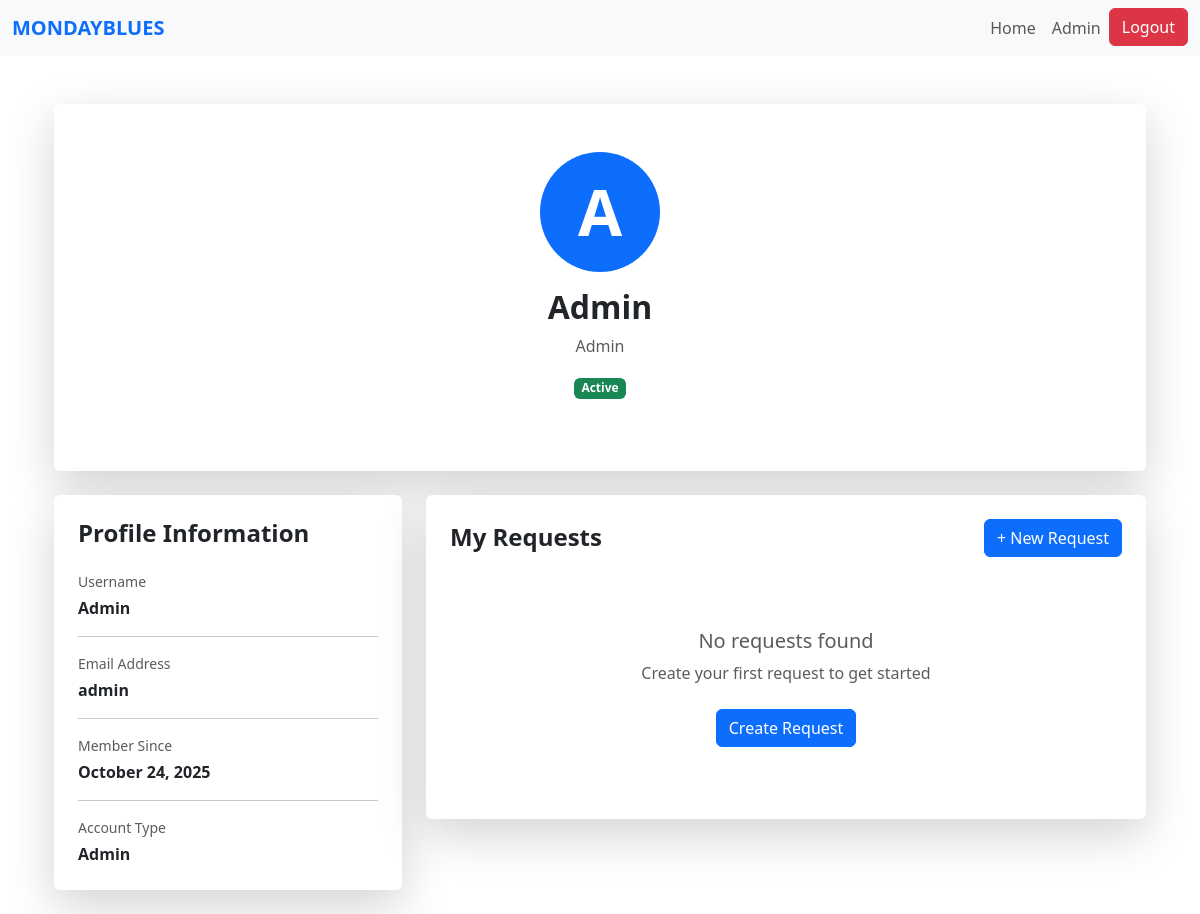
The page /profile/1 (signed in) on the database as committed earlier.
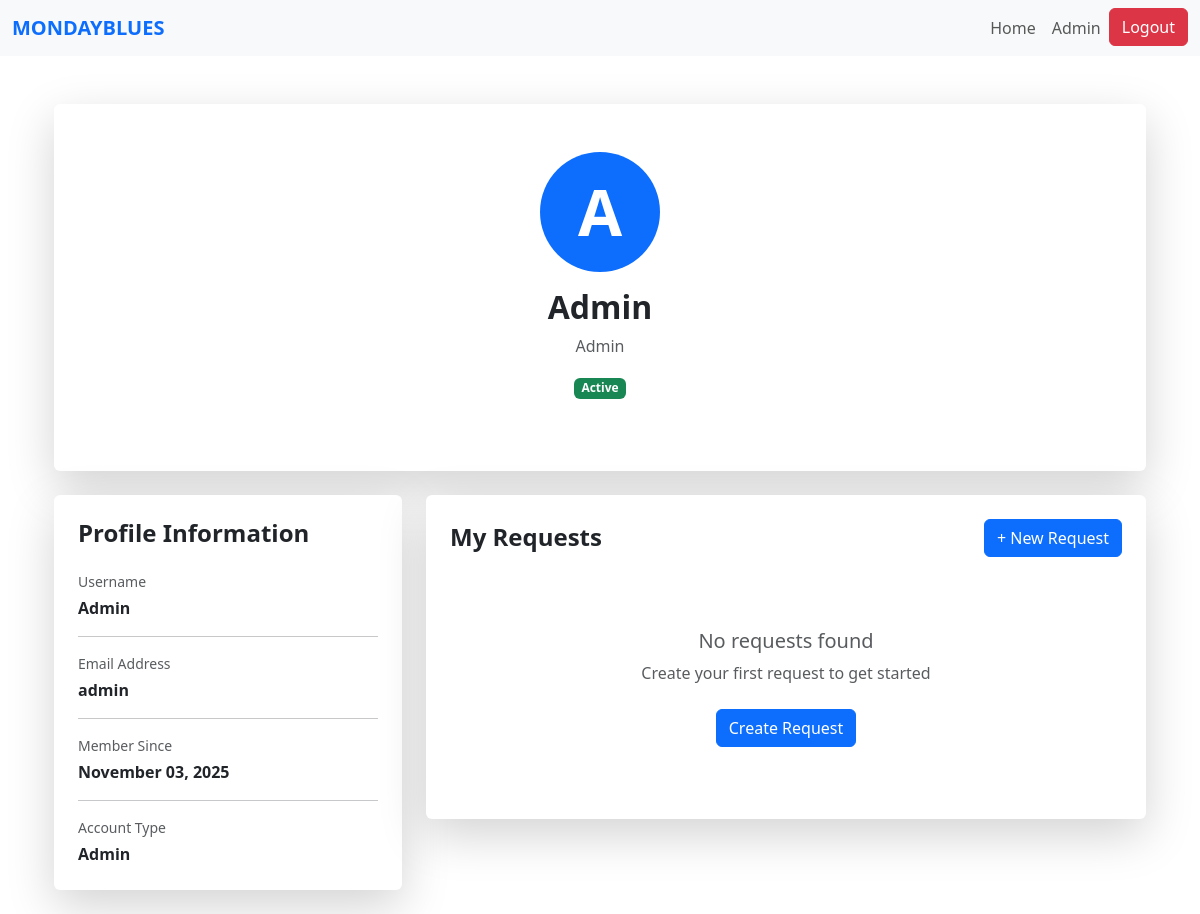
The same page on the database as committed later.
### website/models.py (models this page shows)
class User(db.Model, UserMixin):
    id = db.Column(db.Integer, primary_key=True)
    name = db.Column(db.String(150))
    email = db.Column(db.String(150), unique=True)
    password = db.Column(db.String(150))
    date_created = db.Column(db.DateTime(timezone=True), default=func.now())
    role = db.Column(db.String(50), default='PIN')
    status = db.Column(db.String(20), default='Pending')  # Pending, Approved, Suspended
    """    total_rating = db.Column(db.Float, default=0)
    num_ratings = db.Column(db.Integer, default=0)

    def update_rating(self, new_rating: float):
        #Update overall CSR rating with a new rating value.
        if self.num_ratings == 0:
            self.total_rating = new_rating
        else:
            self.total_rating = ((self.total_rating * self.num_ratings) + new_rating) / (self.num_ratings + 1)
        self.num_ratings += 1"""

### website/views.py (the view)
@views.route('/profile/<int:user_id>')
@login_required
def profile(user_id):
    user = User.query.get_or_404(user_id)
    is_owner = (current_user.id == user.id)
    return render_template('profile.html', user=user, is_owner=is_owner)

### website/templates/profile.html (shortened to what this page needs)
{% extends "base.html" %}
{% block content %}
<div class="container mt-5">
    <div class="row justify-content-center">
        <div class="col-md-10 col-lg-12">
            <div class="card shadow-lg border-0 mb-4">
                <div class="card-body p-5">
                    <div class="text-center mb-4">
                        <div class="bg-primary rounded-circle d-inline-flex align-items-center justify-content-center mb-3" style="width: 120px; height: 120px;">
                            <span class="text-white display-3 fw-bold">{{ user.name[0].upper() }}</span>
                        </div>
                        <h2 class="fw-bold mb-2">{{ user.name }}</h2>
                        <p class="text-muted">{{ user.role }}</p>
                        <span class="badge
                            {% if user.status == 'Active' %} bg-success
                            {% elif user.status == 'Pending' %} bg-warning text-dark
                            {% elif user.status == 'Suspended' %} bg-danger
                            {% else %} bg-secondary {% endif %}">
                            {{ user.status }}
                        </span>
                    </div>
                </div>
            </div>
            <div class="row">
                <div class="col-lg-4">
                    <div class="card shadow-lg border-0 mb-4">
                        <div class="card-body p-4">
                            <h4 class="fw-bold mb-4">Profile Information</h4>
                            <div class="mb-3">
                                <p class="text-muted mb-1 small">Username</p>
                                <p class="fw-semibold mb-0">{{ user.name }}</p>
                            </div>
                            <hr>
                            <div class="mb-3">
                                <p class="text-muted mb-1 small">Email Address</p>
                                <p class="fw-semibold mb-0">{{ user.email }}</p>
                            </div>
                            <hr>
                            <div class="mb-3">
                                <p class="text-muted mb-1 small">Member Since</p>
                                <p class="fw-semibold mb-0">{{ user.date_created.strftime('%B %d, %Y') }}</p>
                            </div>
                            <hr>
                            <div>
                                <p class="text-muted mb-1 small">Account Type</p>
                                <p class="fw-semibold mb-0">{{ user.role }}</p>
                            </div>
                        </div>
                    </div>
                </div>
                <div class="col-lg-8">
                    <div class="card shadow-lg border-0">
                        <div class="card-body p-4">
                            {% if user.role == "CSR" or user.role == "Platform Manager" %}
                                <div class="text-center py-5">
                                    <i class="bi bi-slash-circle" style="font-size: 4rem; color: #ccc;"></i>
                                    <h4 class="text-muted">Requests are not available for this account.</h4>
                                </div>
                            {% else %}
                                {% if current_user.id == user.id %}
                                    <div class="d-flex justify-content-between align-items-center mb-4">
                                        <h4 class="fw-bold mb-0">My Requests</h4>
                                        <button class="btn btn-primary" onclick="location.href='/create-request'">+ New Request</button>
                                    </div>
                                {% else %}
                                    <h4 class="fw-bold mb-4">Requests by {{ user.name }}</h4>
                                {% endif %}
                                {% if requests %}
                                    {% for request in requests %}
                                        <div class="card mb-3 border">
                                            <div class="card-body">
                                                <div class="d-flex justify-content-between align-items-start mb-2">
                                                    <h5 class="fw-bold mb-1">{{ request.title }}</h5>
                                                    {% if request.status == 'pending' %}
                                                        <span class="badge bg-warning text-dark">Pending</span>
                                                    {% elif request.status == 'accepted' %}
                                                        <span class="badge bg-info">Accepted</span>
                                                    {% elif request.status == 'completed' %}
                                                        <span class="badge bg-success">Completed</span>
                                                    {% endif %}
                                                </div>
                                                <p class="text-muted mb-3">
                                                    {{ request.description[:100] }}{% if request.description|length > 100 %}...{% endif %}
                                                </p>
                                                <div class="row text-muted small mb-3">
                                                    <div class="col-md-6">
                                                        <i class="bi bi-calendar"></i> Created: {{ request.date_created.strftime('%b %d, %Y') }}
                                                    </div>
                                                    <div class="col-md-6">
                                                        <i class="bi bi-eye"></i> Views: {{ request.view_count }}
                                                    </div>
                                                </div>
                                                {% if current_user.id == user.id %}
                                                    <div class="d-flex gap-2">
                                                        <button class="btn btn-sm btn-outline-primary" onclick="location.href='/request/{{ request.id }}'">View</button>
                                                        <button class="btn btn-sm btn-outline-secondary" onclick="location.href='/request/{{ request.id }}/edit'">Edit</button>
                                                        <button class="btn btn-sm btn-outline-danger" onclick="if(confirm('Are you sure you want to delete this request?')) location.href='/request/{{ request.id }}/delete'">Delete</button>
                                                    </div>
                                                {% else %}
                                                    <button class="btn btn-sm btn-outline-primary" onclick="location.href='/request/{{ request.id }}'">View</button>
                                                {% endif %}
                                            </div>
                                        </div>
                                    {% endfor %}
                                {% else %}
                                    <div class="text-center py-5">
                                        <h5 class="text-muted">No requests found</h5>
                                        {% if current_user.id == user.id %}
                                            <p class="text-muted">Create your first request to get started</p>
                                            <button class="btn btn-primary mt-2" onclick="location.href='/create-request'">Create Request</button>
                                        {% endif %}
                                    </div>
                                {% endif %}
                            {% endif %}
                        </div>
                    </div>
                </div>
            </div>
        </div>
    </div>
</div>
{% endblock %}

### website/templates/base.html (shortened to what this page needs)
<!DOCTYPE html>
<html lang="en">
<head>
  <link
    href="https://cdn.jsdelivr.net/npm/bootstrap@5.3.3/dist/css/bootstrap.min.css"
    rel="stylesheet"
  />
</head>
<body>
  <nav class="navbar navbar-expand-lg navbar-light bg-light">
    <div class="container-fluid">
      <a class="navbar-brand text-uppercase fw-semibold text-primary" href="/">MondayBlues</a>
      <div class="collapse navbar-collapse" id="navbarNav">
        <ul class="navbar-nav ms-auto">
          {% if current_user.is_authenticated %}
            <li class="nav-item">
              <a class="nav-link" href="/">Home</a>
            </li>
            {% if current_user.role == 'PIN' %}
              <li class="nav-item">
                <a class="nav-link" href="{{ url_for('pin.pin_profile') }}">Profile</a>
              </li>
            {% elif current_user.role == 'Volunteer' %}
              <li class="nav-item">
                <a class="nav-link" href="{{ url_for('volunteer.volunteer_dashboard') }}">Dashboard</a>
              </li>
            {% elif current_user.role == 'Admin' %}
              <li class="nav-item">
                <a class="nav-link" href="/admin">Admin</a>
              </li>
            {% else %}
              <li class="nav-item">
                <a class="nav-link" href="#">Profile</a>
              </li>
            {% endif %}
            <li class="nav-item">
              <a class="btn btn-danger" type="button" href="/logout">Logout</a>
            </li>
          {% endif %}
        </ul>
      </div>
    </div>
  </nav>
  <div class="container mt-4">
    {% block content %}
    {% endblock %}
  </div>
</body>
</html>

Rows that differ between the two databases and show on the page:
changed User "Admin": date_created "October 24, 2025" → "November 03, 2025"
